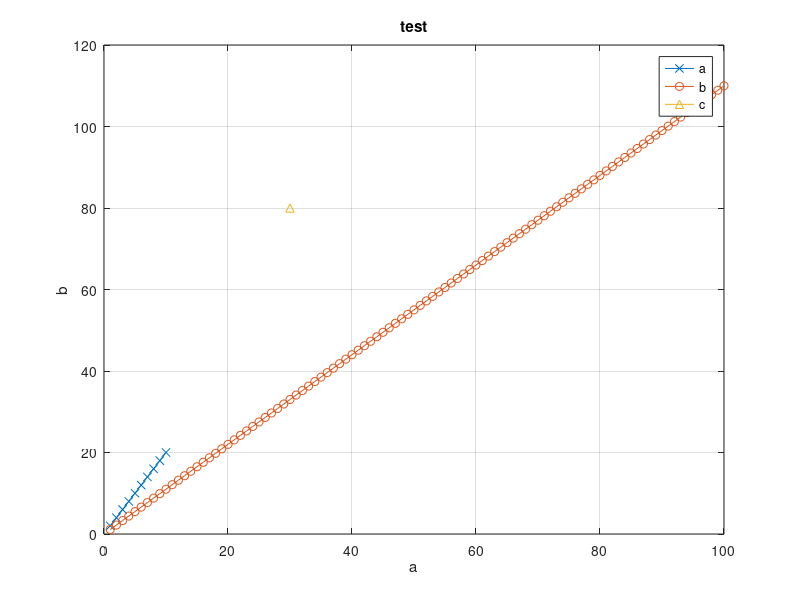
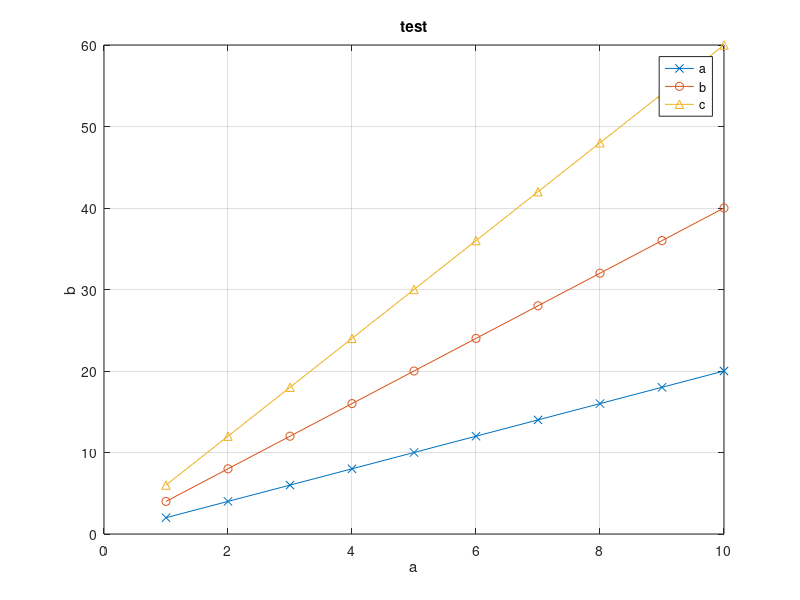

These charts were generated, in order, by the following MATLAB code:
%test plot
close all;

%test data
x1=1:10;
y1=x1.*2;
x2=1:100;
y2=x2.*1.1;
x3=30;
y3=80;

%plotting figure 1: lines have different #points
figure(1)
plot(x1,y1,'-x');hold on;
plot(x2,y2,'-o');hold on;
plot(x3,y3,'-^');hold on;
legend('a','b','c');
grid on;
xlabel('a');
ylabel('b');
title('test');
savefig('mytestfigure_differentNum.fig');

%plotting figure 2: lines have the same #points
figure(2)
plot(x1,y1,'-x');hold on;
plot(x1,y1.*2,'-o');hold on;
plot(x1,y1.*3,'-^');hold on;
legend('a','b','c');
grid on;
xlabel('a');
ylabel('b');
title('test');
savefig('mytestfigure_sameNum.fig');

close all;